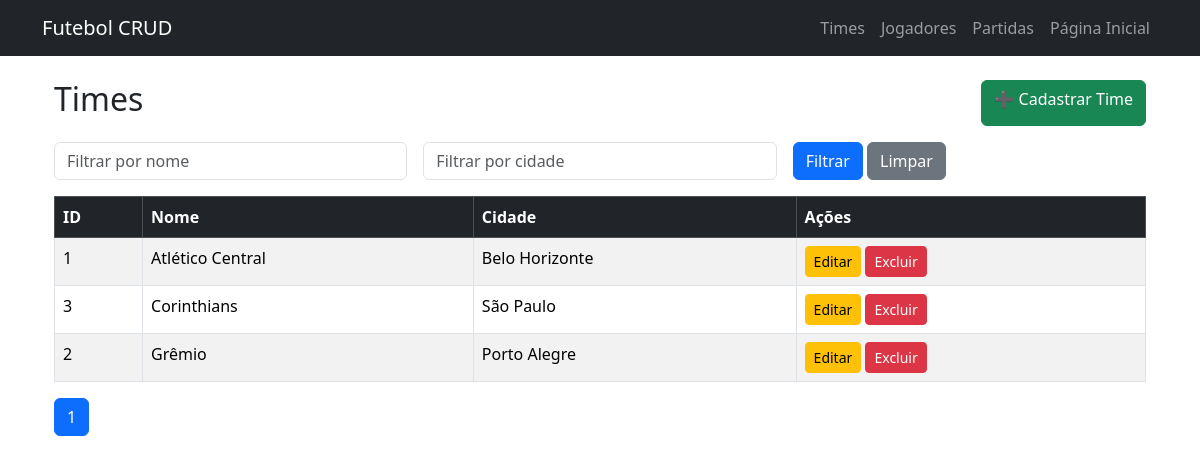
Before: /public/times/read.php with the older database file.
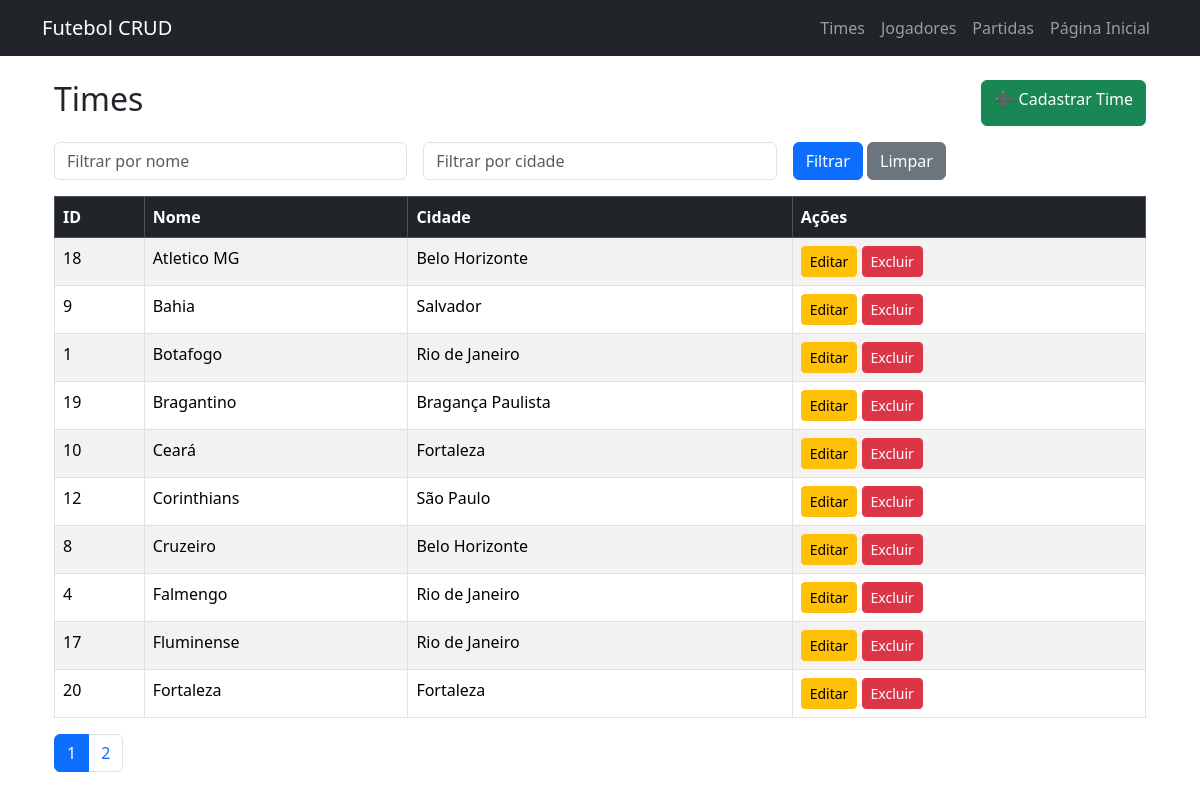
After: the same page with the newer database file.
### tables this page shows
CREATE TABLE times (
    id INT AUTO_INCREMENT PRIMARY KEY,
    nome VARCHAR(100) NOT NULL,
    cidade VARCHAR(100) NOT NULL
);

### public/times/read.php (the view, shortened to what this page needs)
<?php
include('../../includes/db.php');
include('../../includes/header.php');
$nomeFiltro = $_GET['nome'] ?? '';
$cidadeFiltro = $_GET['cidade'] ?? '';
$pagina = $_GET['pagina'] ?? 1;
$itens_por_pagina = 10;
$offset = ($pagina - 1) * $itens_por_pagina;
$sqlCount = "SELECT COUNT(*) as total FROM times WHERE 1=1";
$stmtCount = $conn->prepare($sqlCount);
$stmtCount->execute();
$total_registros = $stmtCount->get_result()->fetch_assoc()['total'];
$total_paginas = ceil($total_registros / $itens_por_pagina);
$sql = "SELECT * FROM times WHERE 1=1";
$params = [];
$types = "";
$sql .= " ORDER BY nome ASC LIMIT ?, ?";
$params[] = $offset;
$params[] = $itens_por_pagina;
$types .= "ii";
$stmt = $conn->prepare($sql);
$stmt->bind_param($types, ...$params);
$stmt->execute();
$result = $stmt->get_result();
?>
<div class="container mt-4">
    <div class="d-flex justify-content-between mb-3">
        <h2>Times</h2>
        <a class="btn btn-success" href="create.php">➕ Cadastrar Time</a>
    </div>
    <form method="GET" class="row g-3 mb-3">
        <div class="col-md-4">
            <input type="text" name="nome" class="form-control" placeholder="Filtrar por nome"
                   value="<?= htmlspecialchars($nomeFiltro) ?>">
        </div>
        <div class="col-md-4">
            <input type="text" name="cidade" class="form-control" placeholder="Filtrar por cidade"
                   value="<?= htmlspecialchars($cidadeFiltro) ?>">
        </div>
        <div class="col-md-4">
            <button type="submit" class="btn btn-primary">Filtrar</button>
            <a href="index.php" class="btn btn-secondary">Limpar</a>
        </div>
    </form>
    <table class="table table-striped table-bordered">
        <thead class="table-dark">
            <tr>
                <th>ID</th>
                <th>Nome</th>
                <th>Cidade</th>
                <th>Ações</th>
            </tr>
        </thead>
        <tbody>
            <?php while($row = $result->fetch_assoc()): ?>
                <tr>
                    <td><?= $row['id'] ?></td>
                    <td><?= htmlspecialchars($row['nome']) ?></td>
                    <td><?= htmlspecialchars($row['cidade']) ?></td>
                    <td>
                        <a href="update.php?id=<?= $row['id'] ?>" class="btn btn-sm btn-warning">Editar</a>
                        <a href="delete.php?id=<?= $row['id'] ?>" class="btn btn-sm btn-danger"
                           onclick="return confirm('Deseja realmente excluir o time <?= $row['nome'] ?>?')">
                           Excluir
                        </a>
                    </td>
                </tr>
            <?php endwhile; ?>
        </tbody>
    </table>
    <nav>
        <ul class="pagination">
            <?php for ($i = 1; $i <= $total_paginas; $i++): ?>
                <li class="page-item <?= ($i == $pagina) ? 'active' : '' ?>">
                    <a class="page-link" href="?pagina=<?= $i ?>&nome=<?= $nomeFiltro ?>&cidade=<?= $cidadeFiltro ?>">
                        <?= $i ?>
                    </a>
                </li>
            <?php endfor; ?>
        </ul>
    </nav>
</div>

### includes/header.php (shortened to what this page needs)
<!DOCTYPE html>
<html lang="pt-BR">
<head>
    <link href="https://cdn.jsdelivr.net/npm/bootstrap@5.3.2/dist/css/bootstrap.min.css" rel="stylesheet">
</head>
<body>
<nav class="navbar navbar-expand-lg navbar-dark bg-dark mb-4">
    <div class="container">
        <a class="navbar-brand" href="/futebol_crud/public/index.php"> Futebol CRUD
        </a>
        <div>
            <ul class="navbar-nav me-auto mb-2 mb-lg-0">
                <li class="nav-item"><a class="nav-link" href="../../public/times/read.php">Times</a></li>
                <li class="nav-item"><a class="nav-link" href="../../public/jogadores/read.php">Jogadores</a></li>
                <li class="nav-item"><a class="nav-link" href="../../public/partidas/read.php">Partidas</a></li>
                <li class="nav-item"><a class="nav-link" href="../../index.php">Página Inicial</a></li>
            </ul>
        </div>
    </div>
</nav>
<div class="container">

Changed rows visible on the page:
no longer on this page (row edited): times: id "3", nome "Corinthians", cidade "São Paulo"
no longer on this page (row edited): times: id "2", nome "Grêmio", cidade "Porto Alegre"
added times: id "18", nome "Atletico MG", cidade "Belo Horizonte"
added times: id "9", nome "Bahia", cidade "Salvador"
changed times id 1: nome "Atlético Central" → "Botafogo"; cidade "Belo Horizonte" → "Rio de Janeiro"
added times: id "19", nome "Bragantino", cidade "Bragança Paulista"
added times: id "10", nome "Ceará", cidade "Fortaleza"
added times: id "12", nome "Corinthians", cidade "São Paulo"
added times: id "8", nome "Cruzeiro", cidade "Belo Horizonte"
added times: id "4", nome "Falmengo", cidade "Rio de Janeiro"
added times: id "17", nome "Fluminense", cidade "Rio de Janeiro"
added times: id "20", nome "Fortaleza", cidade "Fortaleza"
Other visible differences:
new list line: "2"
